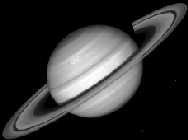
#> input picture MS/x1.bmp, 188 x 140 px, found by its file name
$ python Lab3.py
#> lines starting #> are read from the running program, lines starting #| are printed output that depends on the picture; long printed decimals are rounded
import numpy as np
from PIL import Image

def get_pixel_map(path):
    img = Image.open(path)
    img = img.convert("L")
    pixel_matrix = list(img.getdata())
    cols, rows = img.size
    print("\n Size : ", rows, "x", cols)
    pixel_matrix = [pixel_matrix[i * cols:(i + 1) * cols] for i in range(rows)]
    return pixel_matrix

def convert_to_image(path, pixel_map):
    img = Image.new('L', (len(pixel_map[0]), len(pixel_map)))
    img.putdata([pixel for row in pixel_map for pixel in row])
    img.save(path)

def calculate_first(a0):
    dt = mult(a0.T, a0)
    if dt == 0:
        return np.vstack(a0)
    return np.vstack(a0 / dt)


def calculate_z_greville(a_cur, a_inv):
    return np.identity(a_cur.shape[1]) - mult(a_inv, a_cur)


def mult(*args):
    if len(args) == 0:
        return 0
    if len(args) == 1:
        return args[0]

    result = np.dot(args[0], args[1])
    for i in range(2, len(args)):
        result = np.dot(result, args[i])
    return result


def greville(A, eps):
    scalar = mult(A[0].T, A[0])
    inverse_A = None
    if scalar == 0:
        inverse_A = np.vstack(A[0])
    else:
        inverse_A = np.vstack(A[0] / scalar)

    cur_A = np.array([A[0]])
    n = A.shape[0]
    for i in range(1, n):
        a_i = A[i].reshape(-1, 1)
        z = np.identity(cur_A.shape[1]) - mult(inverse_A, cur_A)
        cur_A = np.vstack((cur_A, A[i]))
        denom = mult(a_i.T, z, a_i)[0, 0]
        if np.abs(denom) < eps:
            r_A = mult(inverse_A, inverse_A.T)
            denom_r = 1 + mult(a_i.T, r_A, a_i)
            inverse_A = inverse_A - mult(z, a_i, a_i.T, inverse_A) / denom_r
            col = mult(r_A, a_i) / denom_r
            inverse_A = np.hstack((inverse_A, np.vstack(col)))
        else:
            inverse_A = inverse_A - mult(z, a_i, a_i.T, inverse_A) / denom
            col = mult(z, a_i) / denom
            inverse_A = np.hstack((inverse_A, np.vstack(col)))

    return inverse_A

def moore(matrix, eps):
    d = 1
    width = matrix.shape[0]
    height = matrix.shape[1]
    cur = np.zeros([height, width])
    i = 0
    if width < height:
        while True:
            prev = cur.copy()
            i += 1
            cur = mult(matrix.T, np.linalg.inv(mult(matrix, matrix.T) + (d**2) * np.identity(width)))
            if np.sqrt(np.sum((prev - cur) ** 2)) < eps:
                break
            d /= 2
    else:
        while True:
            prev = cur.copy()
            i += 1
            cur = mult(np.linalg.inv(mult(matrix.T, matrix) + (d**2) * np.identity(height)), matrix.T)
            if np.sqrt(np.sum((prev - cur) ** 2)) < eps:
                break
            d /= 2
    return cur

def transform(operator, x, y):
    result = mult(operator, x)
    print("\n", y , "\n", result)
    print("\nDiviation:", np.sqrt(np.sum(((y - result)**2))))
    return result

def get_operator(input, input_inv, output):
    z = np.identity(input.shape[0]) - np.dot(input, input_inv)
    v = np.zeros((output.shape[0], input.shape[0]))
    return np.dot(output, input_inv) + np.dot(v, z.T)

input =  np.array(get_pixel_map("D:/python/NM/MS/x1.bmp"))
#> in get_pixel_map, img is the input picture: PIL image 188x140 L; min 0, max 255, mean 50.5
#> in get_pixel_map, `pixel_matrix = list(img.getdata())`: pixel_matrix = 26320 items
#|  Size :  140 x 188
#> in get_pixel_map, `pixel_matrix = [pixel_matrix[i * cols:(i + 1) * cols] for i in range(r..`: pixel_matrix = 140 items
output = np.array(get_pixel_map("D:/python/NM/MS/y1.bmp"))
#> call 2 of get_pixel_map, with path = 'D:/python/NM/MS/y1.bmp'
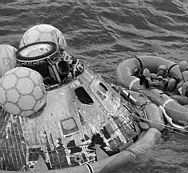
#> input picture MS/y1.bmp, 188 x 173 px, found by its file name
#> in get_pixel_map, img is the input picture: PIL image 188x173 L; min 0, max 255, mean 117.8
#> in get_pixel_map (call 2), `pixel_matrix = list(img.getdata())`: pixel_matrix = 32524 items
#|  Size :  173 x 188
#> in get_pixel_map (call 2), `pixel_matrix = [pixel_matrix[i * cols:(i + 1) * cols] for i in range(r..`: pixel_matrix = 173 items
append_vec = np.ones((1, input.shape[1]))
input = np.vstack((input, append_vec))
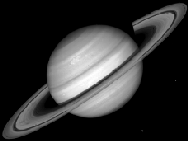
#> input: shape (141, 188) float64; min 0, max 255, mean 50.1

inverse_greville = greville(input, 0.001)
#> in greville, `scalar = mult(A[0].T, A[0])`: scalar = 0
#> in greville, `inverse_A = np.vstack(A[0])`: inverse_A = 188 values from 0 to 0
#> the loop in greville, `for i in range(1, n):` made 140 passes
#> denom on passes 1 to 12: 6, 83, 16787, 12627.7, 23316.6, 7294.9, 6027.3, 5599.1, 3339.1, 18940.9, 7381, 8763
#> pass 1, in greville, `z = np.identity(cur_A.shape[1]) - mult(inverse_A, cur_A)`:
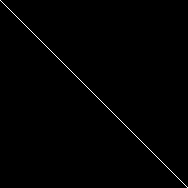
#> z: shape (188, 188) float64; values 0 (black) and 1 (white), 0.53% white in thin lines or dots
#> pass 2, in greville, `z = np.identity(cur_A.shape[1]) - mult(inverse_A, cur_A)`:
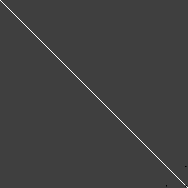
#> z: shape (188, 188) float64; min -0.333, max 1, mean 0.00524; drawn with min black and max white
inverse_moore = moore(input, 0.000001)
#> the loop in moore, `while True:` made 13 passes
#> pass 1, in moore, `cur = mult(matrix.T, np.linalg.inv(mult(matrix, matrix.T) + (d**2) * n..`:
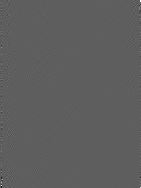
#> cur: shape (188, 141) float64; min -0.14, max 0.236, mean 3e-05; drawn with min black and max white
#> after the loop in moore, `while True:`: d = 0.000244; i = 13

print("\nResult using Greville method of finding pseudo-inverse:\n")
operator = get_operator(input, inverse_greville, output)
g_res = transform(operator, input, output)
#> in transform, `result = mult(operator, x)`:
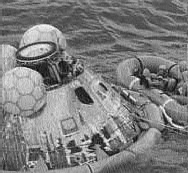
#> result: shape (173, 188) float64; min -26.88, max 265.5, mean 117.8; drawn with min black and max white
#> (printed output is left out)
#| Diviation: 1882.304
convert_to_image("D:/python/NM/MS/res_greville.bmp", g_res)
#> in convert_to_image, `img = Image.new('L', (len(pixel_map[0]), len(pixel_map)))`: img: PIL image 188x173 L; every value is 0
#> in convert_to_image, `img.putdata([pixel for row in pixel_map for pixel in row])`:
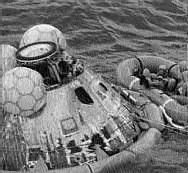
#> img: PIL image 188x173 L; min 0, max 255, mean 117.4
print("\nResult using Moore-Penrose method of finding pseudo-inverse:\n")
operator = get_operator(input, inverse_moore, output)
m_res = transform(operator, input, output)
#> (printed output is left out)
#| Diviation: 1882.304
convert_to_image("D:/python/NM/MS/res_moore.bmp", m_res)
